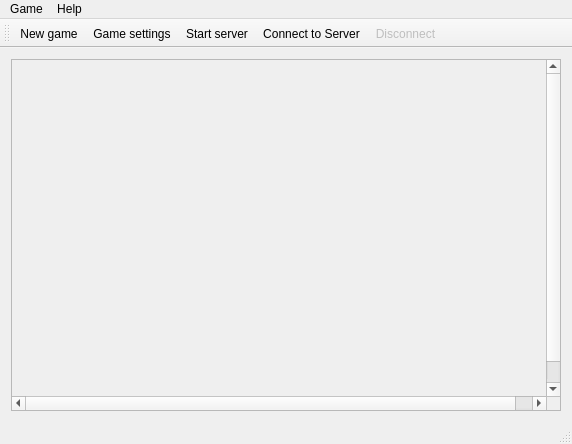
<?xml version="1.0" encoding="UTF-8"?>
<ui version="4.0">
 <class>MainWindow</class>
 <widget class="QMainWindow" name="MainWindow">
  <property name="geometry">
   <rect>
    <x>0</x>
    <y>0</y>
    <width>572</width>
    <height>444</height>
   </rect>
  </property>
  <property name="windowTitle">
   <string>TicTacToe</string>
  </property>
  <widget class="QWidget" name="centralWidget">
   <layout class="QGridLayout" name="gridLayout">
    <item row="0" column="0">
     <widget class="QScrollArea" name="scrollArea">
      <widget class="QWidget" name="scrollAreaWidgetContents">
       <property name="geometry">
        <rect>
         <x>0</x>
         <y>0</y>
         <width>552</width>
         <height>360</height>
        </rect>
       </property>
       <layout class="QGridLayout" name="gridLayout_2"/>
      </widget>
     </widget>
    </item>
   </layout>
  </widget>
  <widget class="QMenuBar" name="menuBar">
   <property name="geometry">
    <rect>
     <x>0</x>
     <y>0</y>
     <width>572</width>
     <height>21</height>
    </rect>
   </property>
   <widget class="QMenu" name="menuGame">
    <property name="title">
     <string>Game</string>
    </property>
    <addaction name="actionNew_game"/>
    <addaction name="actionGame_settings"/>
   </widget>
   <widget class="QMenu" name="menuHelp">
    <property name="title">
     <string>Help</string>
    </property>
    <addaction name="actionAbout"/>
   </widget>
   <addaction name="menuGame"/>
   <addaction name="menuHelp"/>
  </widget>
  <widget class="QToolBar" name="mainToolBar">
   <attribute name="toolBarArea">
    <enum>TopToolBarArea</enum>
   </attribute>
   <attribute name="toolBarBreak">
    <bool>false</bool>
   </attribute>
   <addaction name="actionNew_game"/>
   <addaction name="actionGame_settings"/>
   <addaction name="actionStart_server"/>
   <addaction name="actionConnect_to_Server"/>
   <addaction name="actionDisconnect"/>
  </widget>
  <widget class="QStatusBar" name="statusBar"/>
  <action name="actionNew_game">
   <property name="text">
    <string>New game</string>
   </property>
   <property name="toolTip">
    <string>Start new game</string>
   </property>
   <property name="shortcut">
    <string>Ctrl+N</string>
   </property>
  </action>
  <action name="actionGame_settings">
   <property name="text">
    <string>Game settings</string>
   </property>
   <property name="toolTip">
    <string>Show game settings dialog</string>
   </property>
   <property name="shortcut">
    <string>Ctrl+P</string>
   </property>
  </action>
  <action name="actionStart_server">
   <property name="text">
    <string>Start server</string>
   </property>
  </action>
  <action name="actionConnect_to_Server">
   <property name="text">
    <string>Connect to Server</string>
   </property>
  </action>
  <action name="actionDisconnect">
   <property name="enabled">
    <bool>false</bool>
   </property>
   <property name="text">
    <string>Disconnect</string>
   </property>
  </action>
  <action name="actionAbout">
   <property name="text">
    <string>About</string>
   </property>
  </action>
 </widget>
 <layoutdefault spacing="6" margin="11"/>
 <resources/>
 <connections/>
</ui>
